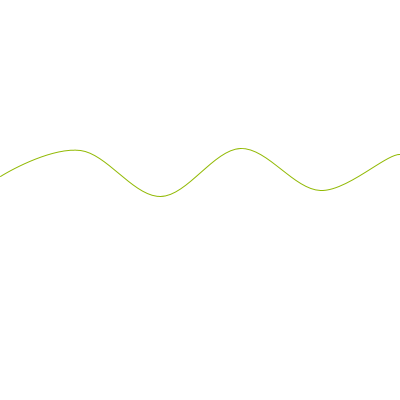
Frame 1 (no input)
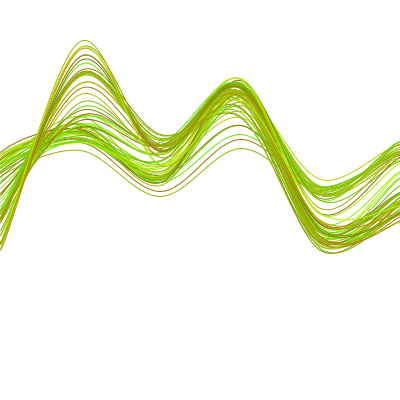
Frame 60 (the mouse pressed at the canvas centre just before this capture)
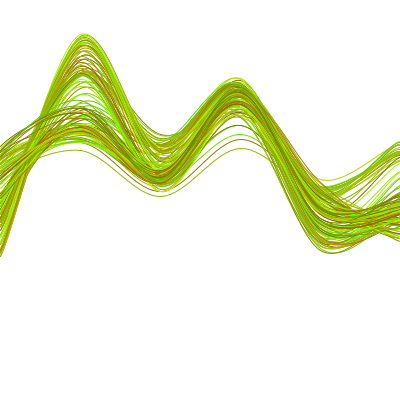
Frame 120 (the mouse held since frame 60 and released just before this capture)

The Processing sketch that drew these frames (run headless with seeded random() and noise(); from frame 60 on, the mouse is pressed at the canvas centre):

// Processing sketch: processing_114228
// ── processing_114228.pde


int inc;
int num=5;
int []y= new int[num+1];
//int []y2= new int

void setup() {
  size(400, 400);
  background(255);
  inc=width/num;
  noFill();
  // noLoop();

  for (int i=0; i<y.length;i++) {

    y[i]= (int)random(height/3, height/2);
  }
}

void draw() {
  // background(255);
  stroke((int)random(100, 200), (int)random(100, 255), 3);
  beginShape();
  curveVertex(0, height/2);

  for (int i=0; i<=num;i++) {
    curveVertex(inc*i, y[i]);
    y[i]+=(int)random(-10, 10);

  }

  curveVertex(width, (height/2));
  endShape();
}
